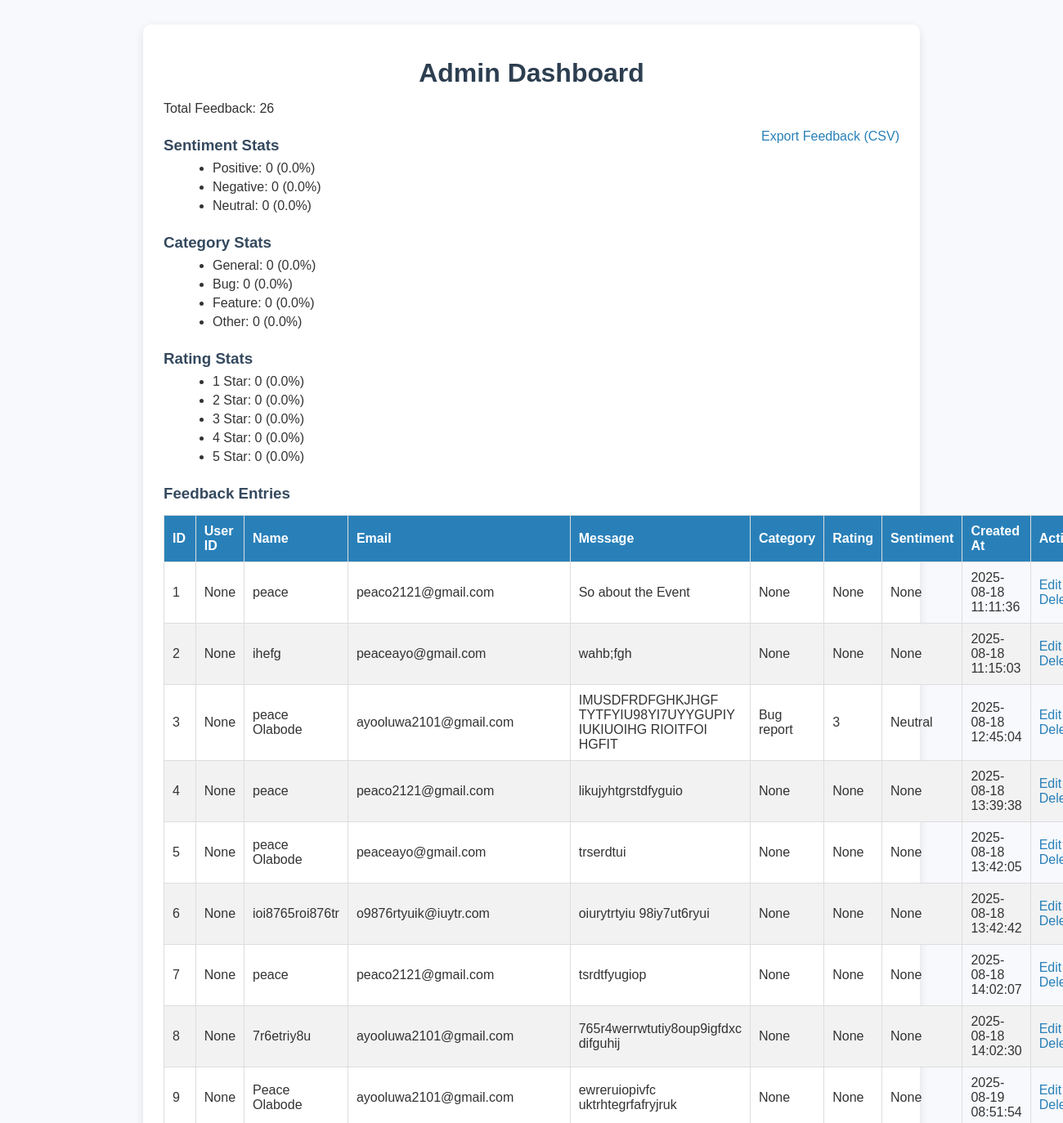
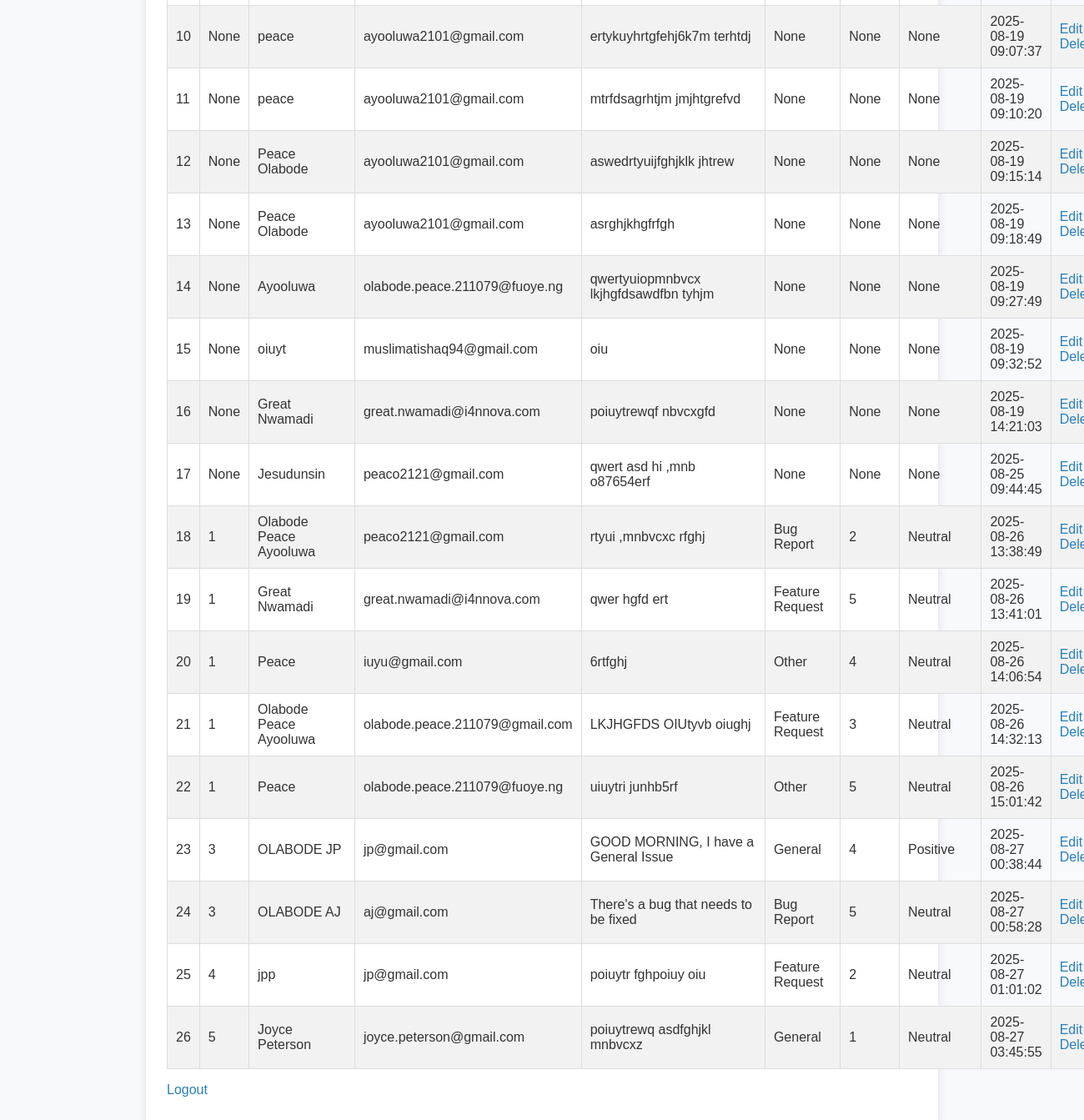
The app's page /admin (signed in), older data (2 pictures, top to bottom).
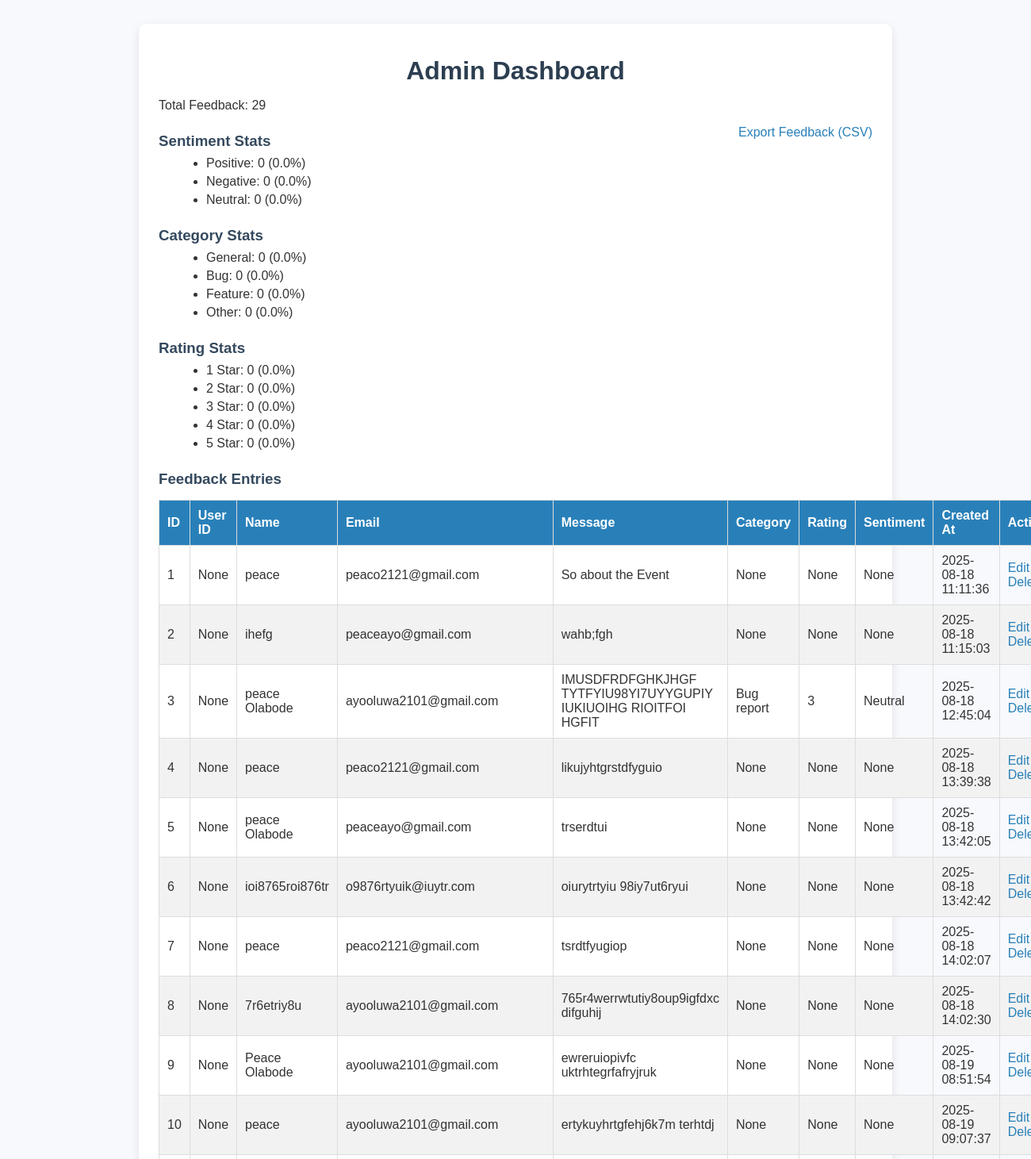
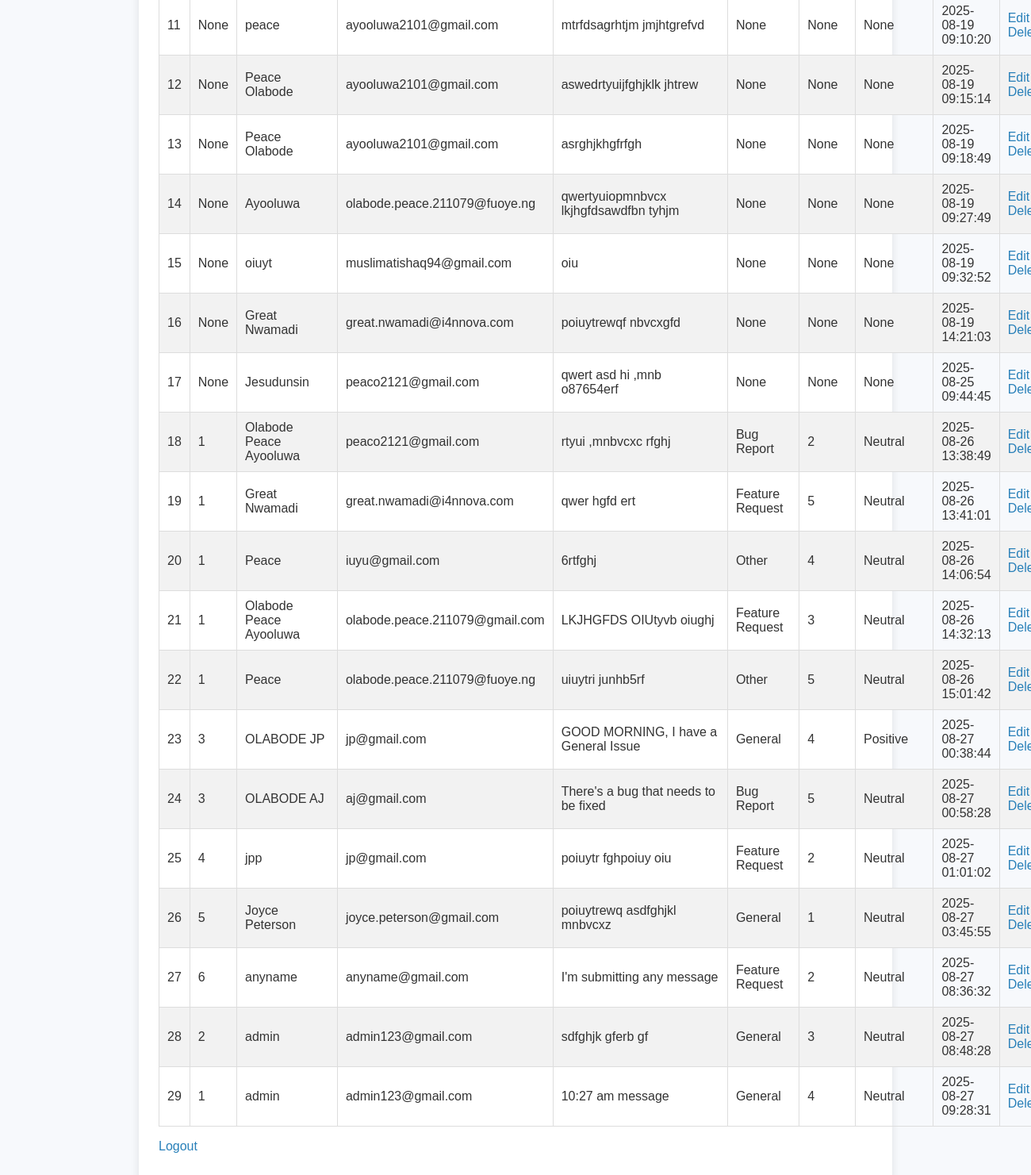
The same page, newer data (2 pictures, top to bottom).
### tables this page shows
CREATE TABLE feedback (
                    id INTEGER PRIMARY KEY AUTOINCREMENT,
                    name TEXT NOT NULL,
                    email TEXT NOT NULL,
                    message TEXT NOT NULL,
                    created_at TIMESTAMP DEFAULT CURRENT_TIMESTAMP
                , user_id INTEGER, category TEXT, rating INTEGER, sentiment TEXT);

### app.py (the view)
@app.route("/admin")
@admin_required
def admin_dashboard():
    conn = sqlite3.connect("feedback.db")
    c = conn.cursor()
    c.execute("SELECT id, user_id, name, email, message, category, rating, sentiment, created_at FROM feedback ORDER BY created_at ASC")
    entries = c.fetchall()
    c.execute("SELECT COUNT(*) FROM feedback")
    total = c.fetchone()[0]
    conn.close()
    return render_template("admin.html", entries=entries, total=total)

### app.py (called while the page is built)
def admin_required(f):
    @wraps(f)
    def decorated_function(*args, **kwargs):
        if "user_id" not in session:
            flash("You must be logged in.")
            return redirect(url_for("login"))
        conn = sqlite3.connect("feedback.db")
        c = conn.cursor()
        c.execute("SELECT is_admin FROM users WHERE id = ?", (session["user_id"],))
        user = c.fetchone()
        conn.close()
        if not user or user[0] == 0:
            flash("Access denied. Admins only.")
            return redirect(url_for("index"))
        return f(*args, **kwargs)
    return decorated_function

### templates/admin.html (shortened to what this page needs)
<!DOCTYPE html>
<html lang="en">
<head>
  <link rel="stylesheet" href="{{ url_for('static', filename='style.css') }}">
</head>
<body>
  <div class="container">
    <h1>Admin Dashboard</h1>
    <p>Total Feedback: {{ total }}</p>
    <a href="{{ url_for('export_local') }}" class="btn btn-success" style="float: right; margin-bottom: 15px;">
    Export Feedback (CSV)
</a>
    <h3>Sentiment Stats</h3>
    <ul>
      {% set pos = 0 %}{% set neg = 0 %}{% set neu = 0 %}
      {% for entry in entries %}
        {% if entry[7] == 'Positive' %}{% set pos = pos + 1 %}{% endif %}
        {% if entry[7] == 'Negative' %}{% set neg = neg + 1 %}{% endif %}
        {% if entry[7] == 'Neutral'  %}{% set neu = neu + 1 %}{% endif %}
      {% endfor %}
      <li>Positive: {{ pos }} ({{ (pos / total * 100)|round(1) }}%)</li>
      <li>Negative: {{ neg }} ({{ (neg / total * 100)|round(1) }}%)</li>
      <li>Neutral: {{ neu }} ({{ (neu / total * 100)|round(1) }}%)</li>
    </ul>
    <h3>Category Stats</h3>
    <ul>
      {% set cat_general = 0 %}{% set cat_bug = 0 %}{% set cat_feature = 0 %}{% set cat_other = 0 %}
      {% for entry in entries %}
        {% if entry[5] == 'General' %}{% set cat_general = cat_general + 1 %}{% endif %}
        {% if entry[5] == 'Bug' %}{% set cat_bug = cat_bug + 1 %}{% endif %}
        {% if entry[5] == 'Feature' %}{% set cat_feature = cat_feature + 1 %}{% endif %}
        {% if entry[5] == 'Other' %}{% set cat_other = cat_other + 1 %}{% endif %}
      {% endfor %}
      <li>General: {{ cat_general }} ({{ (cat_general / total * 100)|round(1) }}%)</li>
      <li>Bug: {{ cat_bug }} ({{ (cat_bug / total * 100)|round(1) }}%)</li>
      <li>Feature: {{ cat_feature }} ({{ (cat_feature / total * 100)|round(1) }}%)</li>
      <li>Other: {{ cat_other }} ({{ (cat_other / total * 100)|round(1) }}%)</li>
    </ul>
    <h3>Rating Stats</h3>
    <ul>
      {% for i in range(1,6) %}
        {% set count = 0 %}
        {% for entry in entries %}
          {% if entry[6] == i %}{% set count = count + 1 %}{% endif %}
        {% endfor %}
        <li>{{ i }} Star: {{ count }} ({{ (count / total * 100)|round(1) }}%)</li>
      {% endfor %}
    </ul>
    <h3>Feedback Entries</h3>
    <table border="1" cellpadding="5" cellspacing="0">
      <thead>
        <tr>
          <th>ID</th>
          <th>User ID</th>
          <th>Name</th>
          <th>Email</th>
          <th>Message</th>
          <th>Category</th>
          <th>Rating</th>
          <th>Sentiment</th>
          <th>Created At</th>
          <th>Actions</th>
        </tr>
      </thead>
      <tbody>
        {% for entry in entries %}
        <tr>
          <td>{{ entry[0] }}</td>
          <td>{{ entry[1] }}</td>
          <td>{{ entry[2] }}</td>
          <td>{{ entry[3] }}</td>
          <td>{{ entry[4] }}</td>
          <td>{{ entry[5] }}</td>
          <td>{{ entry[6] }}</td>
          <td>{{ entry[7] }}</td>
          <td>{{ entry[8] }}</td>
          <td>
            {% if session.get('is_admin') or session.get('user_id') == entry[1] %}
              <a href="{{ url_for('edit', id=entry[0]) }}">Edit</a>
            {% endif %}
            {% if session.get('is_admin') %}
              | <a href="{{ url_for('delete', id=entry[0]) }}" onclick="return confirm('Are you sure you want to delete this feedback?');">Delete</a>
            {% endif %}
          </td>
        </tr>
        {% endfor %}
      </tbody>
    </table>
    <p><a href="{{ url_for('logout') }}">Logout</a></p>
  </div>
</body>
</html>

### static/style.css (style rules this page uses)
body { font-family: Arial, Helvetica, sans-serif; background-color: #f7f9fc; margin: 0; padding: 0; color: #333; }
.container { max-width: 900px; margin: 30px auto; padding: 20px 25px; background-color: #fff; box-shadow: 0 4px 12px rgba(0,0,0,0.1); border-radius: 10px; }
h1, h2, h3 { color: #2c3e50; margin-bottom: 15px; }
h1 { text-align: center; }
a { color: #2980b9; text-decoration: none; }
table { width: 100%; border-collapse: collapse; margin-top: 15px; }
table th, table td { border: 1px solid #ddd; padding: 10px; text-align: left; }
table th { background-color: #2980b9; color: #fff; }
table tr:nth-child(even) { background-color: #f2f2f2; }
h3 { margin-top: 25px; margin-bottom: 8px; color: #34495e; }
ul { margin: 5px 0 15px 20px; }
ul li { margin-bottom: 5px; }

Row changes from the older to the newer data that the page shows:
added feedback: id "27", user "6", name "anyname", email "anyname@gmail.com", message "I'm submitting any message", category "Feature Request", rating "2", sentiment "Neutral", created_at "2025-08-27 08:36:32"
added feedback: id "28", user "2", name "admin", email "admin123@gmail.com", message "sdfghjk gferb gf", category "General", rating "3", sentiment "Neutral", created_at "2025-08-27 08:48:28"
added feedback: id "29", user "1", name "admin", email "admin123@gmail.com", message "10:27 am message", category "General", rating "4", sentiment "Neutral", created_at "2025-08-27 09:28:31"
Text that changed along with them:
{{ total }}: "26" → "29"
